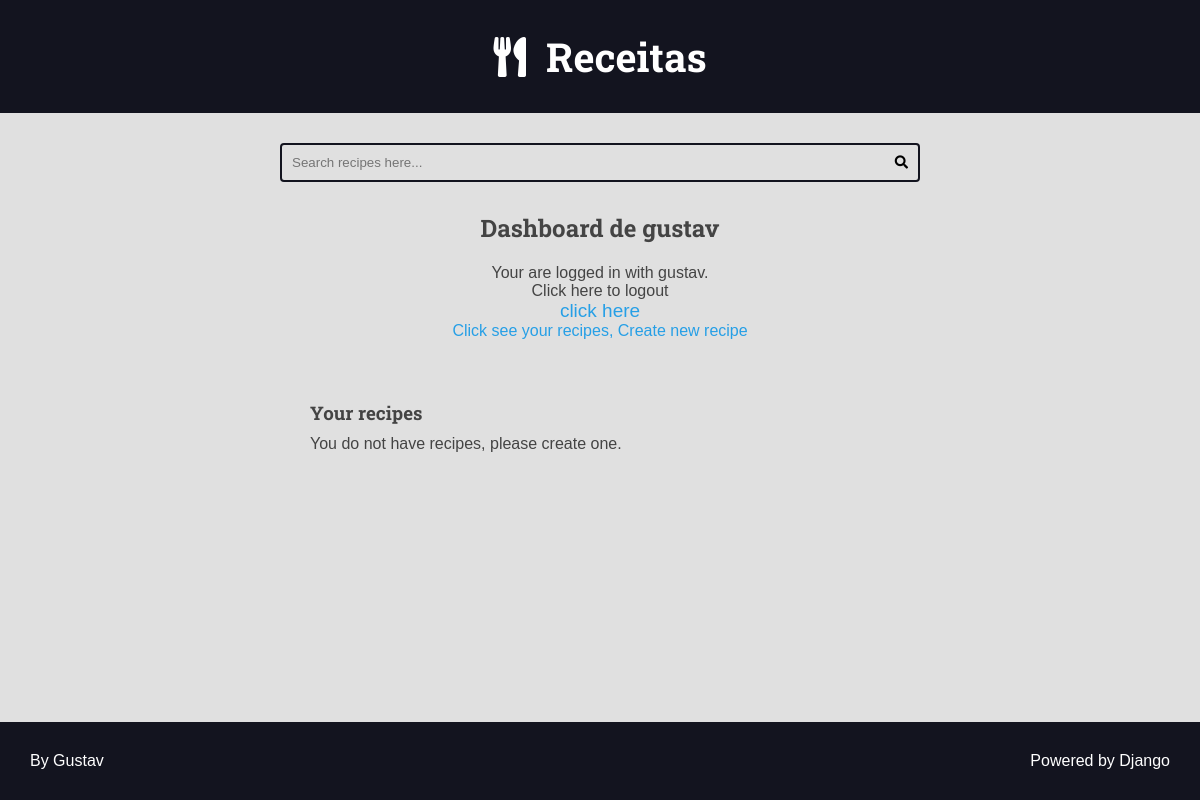
Page /authors/dashboard/ (signed in) on the earlier database version.
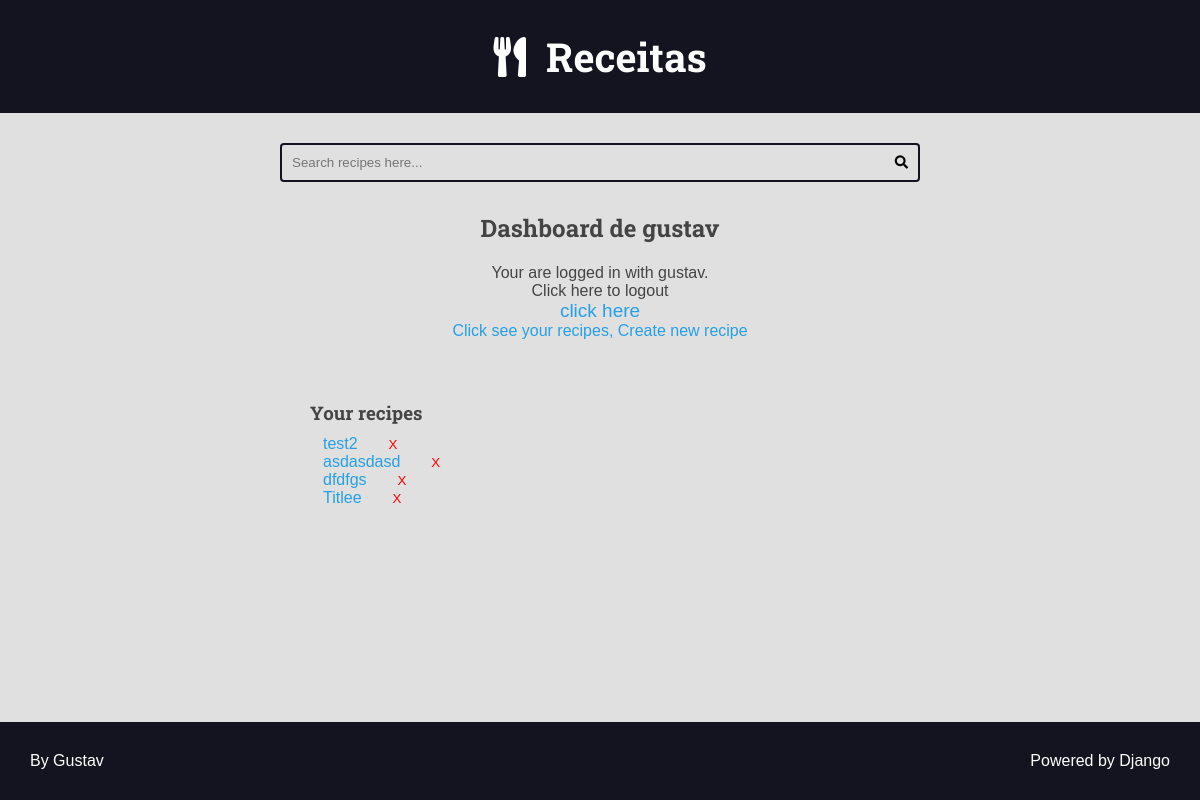
Same page on the later database version.
### recipes/models.py (models this page shows, shortened)
class Recipe(models.Model):
    title = models.CharField(max_length=65)
    description = models.CharField(max_length=165)
    slug = models.SlugField(unique=True)
    preparation_time = models.IntegerField()
    preparation_time_unit = models.CharField(max_length=65)
    servings = models.IntegerField()
    servings_unit = models.CharField(max_length=65)
    preparation_steps = models.TextField()
    preparation_steps_is_html = models.BooleanField(default=False)
    created_at = models.DateTimeField(auto_now_add=True)
    updated_at = models.DateTimeField(auto_now=True)
    is_published = models.BooleanField(default=False)
    cover = models.ImageField(
        upload_to='recipes/covers/%Y/%m/%d/',  blank=True,  default=''
        )
    category = models.ForeignKey(
        Category, on_delete=models.SET_NULL, null=True, default=None
        )
    author = models.ForeignKey(User, on_delete=models.SET_NULL, null=True)

### authors/views.py (the view)
# urls.py: path('dashboard/', views.dashboard, name='dashboard'),
@login_required(login_url='authors:login_view')
def dashboard(request: HttpRequest) -> HttpResponse:
    recipes = Recipe.objects.filter(
        is_published=False,
        author=request.user
    )
    return render(
        request,
        'authors/pages/dashboard.html',
        context={'recipes': recipes}
        )  # noqa:E501

### authors/templates/authors/pages/dashboard.html (shortened to what this page needs)
{%extends 'global/base.html'%}
{% block 'content'%}
  <div class="main-content center container">
    <h2>Dashboard de {{request.user.username}}</h2>
    {% include 'authors/partials/login_message.html'%}
    <div class="authors-dashboard-container">
      <h3>Your recipes</h3>
      <ul>
        {% for recipe in recipes %}
        <li>
          <div class="inline-info">
              <a href="{% url 'authors:dashboard_recipe_edit' recipe.id%}">{{recipe.title}}</a>
              <div class="lado-oposto">
                <form class="inline-form form-delete" action="{% url 'authors:dashboard_recipe_delete' recipe.id%}" method="POST">{% csrf_token %}
                  <button class="plaintext-button inline-button" type="submit">X</button>
                </form>
              </div>
            </div>
        </li>
        {% empty %}
        <li>
          <p>You do not have recipes, please create one.</p>
        </li>
        {% endfor %}
      </ul>
    </div>
  </div>
{% endblock%}

Differences in the rows shown:
added Recipe: title "test2"
added Recipe: title "asdasdasd"
added Recipe: title "dfdfgs"
added Recipe: title "Titlee"
Other differences:
text no longer shown: "You do not have recipes, please create one."
